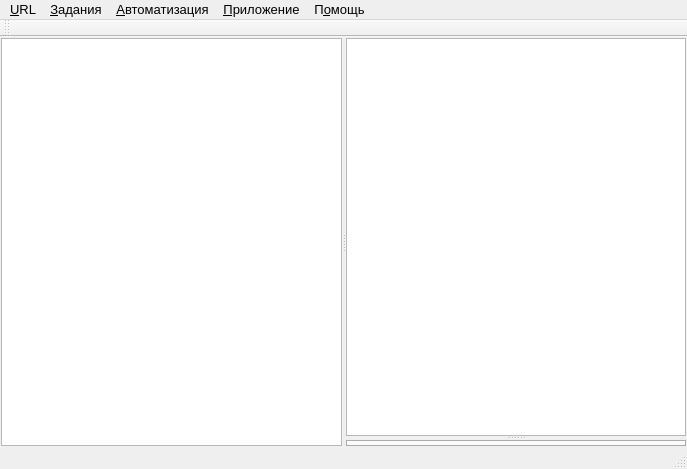
<?xml version="1.0" encoding="UTF-8"?>
<ui version="4.0">
 <class>REXWindow</class>
 <widget class="QMainWindow" name="REXWindow">
  <property name="geometry">
   <rect>
    <x>0</x>
    <y>0</y>
    <width>687</width>
    <height>469</height>
   </rect>
  </property>
  <property name="windowTitle">
   <string>REXLoader</string>
  </property>
  <property name="windowIcon">
   <iconset resource="resources.qrc">
    <normaloff>:/appimages/trayicon.png</normaloff>:/appimages/trayicon.png</iconset>
  </property>
  <widget class="QWidget" name="centralWidget">
   <layout class="QVBoxLayout" name="verticalLayout">
    <property name="spacing">
     <number>1</number>
    </property>
    <property name="margin">
     <number>1</number>
    </property>
    <item>
     <widget class="QSplitter" name="splitter_2">
      <property name="autoFillBackground">
       <bool>true</bool>
      </property>
      <property name="orientation">
       <enum>Qt::Horizontal</enum>
      </property>
      <widget class="QTreeView" name="treeView">
       <property name="acceptDrops">
        <bool>true</bool>
       </property>
       <property name="showDropIndicator" stdset="0">
        <bool>true</bool>
       </property>
       <property name="dragEnabled">
        <bool>true</bool>
       </property>
       <property name="dragDropOverwriteMode">
        <bool>true</bool>
       </property>
       <property name="dragDropMode">
        <enum>QAbstractItemView::DragDrop</enum>
       </property>
       <property name="defaultDropAction">
        <enum>Qt::MoveAction</enum>
       </property>
       <property name="verticalScrollMode">
        <enum>QAbstractItemView::ScrollPerPixel</enum>
       </property>
      </widget>
      <widget class="QSplitter" name="splitter">
       <property name="orientation">
        <enum>Qt::Vertical</enum>
       </property>
       <widget class="TableView" name="tableView">
        <property name="verticalScrollMode">
         <enum>QAbstractItemView::ScrollPerPixel</enum>
        </property>
        <property name="horizontalScrollMode">
         <enum>QAbstractItemView::ScrollPerPixel</enum>
        </property>
        <property name="wordWrap">
         <bool>false</bool>
        </property>
        <attribute name="verticalHeaderVisible">
         <bool>false</bool>
        </attribute>
        <attribute name="verticalHeaderDefaultSectionSize">
         <number>25</number>
        </attribute>
       </widget>
       <widget class="QTabWidget" name="tabWidget">
        <property name="tabPosition">
         <enum>QTabWidget::South</enum>
        </property>
        <property name="currentIndex">
         <number>-1</number>
        </property>
       </widget>
      </widget>
     </widget>
    </item>
   </layout>
  </widget>
  <widget class="QMenuBar" name="menuBar">
   <property name="geometry">
    <rect>
     <x>0</x>
     <y>0</y>
     <width>687</width>
     <height>22</height>
    </rect>
   </property>
   <property name="styleSheet">
    <string notr="true">QMenuBar 
{
Font-size: 13px;
}</string>
   </property>
   <widget class="QMenu" name="menuURL">
    <property name="title">
     <string>&amp;URL</string>
    </property>
    <addaction name="actionAdd_URL"/>
    <addaction name="actionDelURL"/>
    <addaction name="separator"/>
    <addaction name="actionDelURLFiles"/>
    <addaction name="separator"/>
    <addaction name="actionImportURL"/>
   </widget>
   <widget class="QMenu" name="menu">
    <property name="title">
     <string>&amp;Задания</string>
    </property>
    <widget class="QMenu" name="menu_7">
     <property name="title">
      <string>Установить приоритет</string>
     </property>
     <addaction name="actionPVeryLow"/>
     <addaction name="actionPLow"/>
     <addaction name="actionPNormal"/>
     <addaction name="actionPHight"/>
     <addaction name="actionPVeryHight"/>
    </widget>
    <widget class="QMenu" name="menu_6">
     <property name="title">
      <string>Скорость загрузки</string>
     </property>
     <addaction name="actionVeryLow"/>
     <addaction name="actionLow"/>
     <addaction name="actionNormal"/>
     <addaction name="actionHight"/>
    </widget>
    <addaction name="actionStart"/>
    <addaction name="actionStop"/>
    <addaction name="actionStartAll"/>
    <addaction name="actionStopAll"/>
    <addaction name="actionRedownload"/>
    <addaction name="separator"/>
    <addaction name="menu_6"/>
    <addaction name="separator"/>
    <addaction name="menu_7"/>
    <addaction name="separator"/>
    <addaction name="actionOpenTask"/>
    <addaction name="actionOpenDir"/>
    <addaction name="separator"/>
    <addaction name="actionTaskPropert"/>
   </widget>
   <widget class="QMenu" name="menu_2">
    <property name="title">
     <string>&amp;Автоматизация</string>
    </property>
    <widget class="QMenu" name="menu_3">
     <property name="title">
      <string>По завершении заданий</string>
     </property>
     <addaction name="actionPoweroff"/>
     <addaction name="actionHibernate"/>
     <addaction name="actionSuspend"/>
    </widget>
    <addaction name="actionSchedule"/>
    <addaction name="menu_3"/>
   </widget>
   <widget class="QMenu" name="menu_4">
    <property name="title">
     <string>&amp;Приложение</string>
    </property>
    <addaction name="actionpluginsShow"/>
    <addaction name="separator"/>
    <addaction name="actionAppSettings"/>
   </widget>
   <widget class="QMenu" name="menu_5">
    <property name="title">
     <string>П&amp;омощь</string>
    </property>
    <addaction name="actionHelp"/>
    <addaction name="actionOnlineHelp"/>
    <addaction name="separator"/>
    <addaction name="actionAbout"/>
    <addaction name="actionAboutQt"/>
   </widget>
   <addaction name="menuURL"/>
   <addaction name="menu"/>
   <addaction name="menu_2"/>
   <addaction name="menu_4"/>
   <addaction name="menu_5"/>
  </widget>
  <widget class="QToolBar" name="mainToolBar">
   <property name="minimumSize">
    <size>
     <width>0</width>
     <height>0</height>
    </size>
   </property>
   <property name="windowTitle">
    <string>Панель инструментов</string>
   </property>
   <property name="movable">
    <bool>true</bool>
   </property>
   <property name="iconSize">
    <size>
     <width>24</width>
     <height>24</height>
    </size>
   </property>
   <property name="floatable">
    <bool>false</bool>
   </property>
   <attribute name="toolBarArea">
    <enum>TopToolBarArea</enum>
   </attribute>
   <attribute name="toolBarBreak">
    <bool>false</bool>
   </attribute>
  </widget>
  <widget class="QStatusBar" name="statusBar">
   <property name="maximumSize">
    <size>
     <width>16777215</width>
     <height>26</height>
    </size>
   </property>
  </widget>
  <action name="actionAdd_URL">
   <property name="icon">
    <iconset resource="resources.qrc">
     <normaloff>:/appimages/add_48x48.png</normaloff>:/appimages/add_48x48.png</iconset>
   </property>
   <property name="text">
    <string>Добавить URL</string>
   </property>
   <property name="shortcut">
    <string>Ins</string>
   </property>
  </action>
  <action name="actionDelURL">
   <property name="icon">
    <iconset resource="resources.qrc">
     <normaloff>:/appimages/delete_48x48.png</normaloff>:/appimages/delete_48x48.png</iconset>
   </property>
   <property name="text">
    <string>Удалить URL</string>
   </property>
   <property name="shortcut">
    <string>Del</string>
   </property>
  </action>
  <action name="actionStart">
   <property name="icon">
    <iconset resource="resources.qrc">
     <normaloff>:/appimages/start_48x48.png</normaloff>:/appimages/start_48x48.png</iconset>
   </property>
   <property name="text">
    <string>Запустить</string>
   </property>
  </action>
  <action name="actionStop">
   <property name="icon">
    <iconset resource="resources.qrc">
     <normaloff>:/appimages/pause_48x48.png</normaloff>:/appimages/pause_48x48.png</iconset>
   </property>
   <property name="text">
    <string>Приостановить</string>
   </property>
  </action>
  <action name="actionStartAll">
   <property name="icon">
    <iconset resource="resources.qrc">
     <normaloff>:/appimages/start_all_48x48.png</normaloff>:/appimages/start_all_48x48.png</iconset>
   </property>
   <property name="text">
    <string>Запустить все</string>
   </property>
  </action>
  <action name="actionStopAll">
   <property name="icon">
    <iconset resource="resources.qrc">
     <normaloff>:/appimages/pause_all_48x8.png</normaloff>:/appimages/pause_all_48x8.png</iconset>
   </property>
   <property name="text">
    <string>Приостановить все</string>
   </property>
  </action>
  <action name="actionTaskPropert">
   <property name="text">
    <string>Свойства задания</string>
   </property>
  </action>
  <action name="actionSchedule">
   <property name="text">
    <string>Расписание</string>
   </property>
  </action>
  <action name="actionPoweroff">
   <property name="checkable">
    <bool>true</bool>
   </property>
   <property name="text">
    <string>Выключить компьютер</string>
   </property>
  </action>
  <action name="actionpluginsShow">
   <property name="text">
    <string>Плагины</string>
   </property>
  </action>
  <action name="actionAppSettings">
   <property name="icon">
    <iconset resource="resources.qrc">
     <normaloff>:/appimages/settings.png</normaloff>:/appimages/settings.png</iconset>
   </property>
   <property name="text">
    <string>Настройки приложения</string>
   </property>
  </action>
  <action name="actionHelp">
   <property name="text">
    <string>Помощь по программе</string>
   </property>
   <property name="shortcut">
    <string>F1</string>
   </property>
  </action>
  <action name="actionOnlineHelp">
   <property name="text">
    <string>On-line руководства</string>
   </property>
  </action>
  <action name="actionAbout">
   <property name="text">
    <string>О программе</string>
   </property>
  </action>
  <action name="actionAboutQt">
   <property name="text">
    <string>О Qt</string>
   </property>
  </action>
  <action name="actionDelURLFiles">
   <property name="text">
    <string>Удалить URL и файл</string>
   </property>
   <property name="shortcut">
    <string>Shift+Del</string>
   </property>
  </action>
  <action name="actionVeryLow">
   <property name="checkable">
    <bool>true</bool>
   </property>
   <property name="text">
    <string>Очень низкая</string>
   </property>
  </action>
  <action name="actionLow">
   <property name="checkable">
    <bool>true</bool>
   </property>
   <property name="text">
    <string>Низкая</string>
   </property>
  </action>
  <action name="actionNormal">
   <property name="checkable">
    <bool>true</bool>
   </property>
   <property name="text">
    <string>Средняя</string>
   </property>
  </action>
  <action name="actionHight">
   <property name="checkable">
    <bool>true</bool>
   </property>
   <property name="text">
    <string>Высокая</string>
   </property>
  </action>
  <action name="actionOpenDir">
   <property name="text">
    <string>Открыть папку</string>
   </property>
   <property name="toolTip">
    <string>Открывает папку, в которой сохранен данный объект</string>
   </property>
  </action>
  <action name="actionOpenTask">
   <property name="text">
    <string>Открыть/Запустить</string>
   </property>
   <property name="toolTip">
    <string>Открывает или запускает скачанный файл средствами операционной системы</string>
   </property>
  </action>
  <action name="actionPVeryLow">
   <property name="checkable">
    <bool>true</bool>
   </property>
   <property name="icon">
    <iconset resource="resources.qrc">
     <normaloff>:/appimages/pverylow_16x16.png</normaloff>:/appimages/pverylow_16x16.png</iconset>
   </property>
   <property name="text">
    <string>Самый низкий</string>
   </property>
  </action>
  <action name="actionPLow">
   <property name="checkable">
    <bool>true</bool>
   </property>
   <property name="icon">
    <iconset resource="resources.qrc">
     <normaloff>:/appimages/plow_16x16.png</normaloff>:/appimages/plow_16x16.png</iconset>
   </property>
   <property name="text">
    <string>Низкий</string>
   </property>
  </action>
  <action name="actionPNormal">
   <property name="checkable">
    <bool>true</bool>
   </property>
   <property name="icon">
    <iconset resource="resources.qrc">
     <normaloff>:/appimages/pnormal_16x16.png</normaloff>:/appimages/pnormal_16x16.png</iconset>
   </property>
   <property name="text">
    <string>Средний</string>
   </property>
  </action>
  <action name="actionPHight">
   <property name="checkable">
    <bool>true</bool>
   </property>
   <property name="icon">
    <iconset resource="resources.qrc">
     <normaloff>:/appimages/phight_16x16.png</normaloff>:/appimages/phight_16x16.png</iconset>
   </property>
   <property name="text">
    <string>Высокий</string>
   </property>
  </action>
  <action name="actionPVeryHight">
   <property name="checkable">
    <bool>true</bool>
   </property>
   <property name="icon">
    <iconset resource="resources.qrc">
     <normaloff>:/appimages/pveryhight_16x16.png</normaloff>:/appimages/pveryhight_16x16.png</iconset>
   </property>
   <property name="text">
    <string>Очень высокий</string>
   </property>
  </action>
  <action name="actionRedownload">
   <property name="text">
    <string>Перезакачать</string>
   </property>
  </action>
  <action name="actionImportURL">
   <property name="text">
    <string>Импорт URL</string>
   </property>
  </action>
  <action name="actionAddCategory">
   <property name="text">
    <string>Создать категорию</string>
   </property>
  </action>
  <action name="actionDeleteCategory">
   <property name="text">
    <string>Удалить категорию</string>
   </property>
  </action>
  <action name="actionCatProperties">
   <property name="text">
    <string>Свойства</string>
   </property>
  </action>
  <action name="actionOneTask">
   <property name="checkable">
    <bool>true</bool>
   </property>
   <property name="text">
    <string>1</string>
   </property>
  </action>
  <action name="actionTwoTasks">
   <property name="checkable">
    <bool>true</bool>
   </property>
   <property name="text">
    <string>2</string>
   </property>
  </action>
  <action name="actionThreeTasks">
   <property name="checkable">
    <bool>true</bool>
   </property>
   <property name="text">
    <string>3</string>
   </property>
  </action>
  <action name="actionFourTasks">
   <property name="checkable">
    <bool>true</bool>
   </property>
   <property name="text">
    <string>4</string>
   </property>
  </action>
  <action name="actionFiveTasks">
   <property name="checkable">
    <bool>true</bool>
   </property>
   <property name="text">
    <string>5</string>
   </property>
  </action>
  <action name="actionHibernate">
   <property name="checkable">
    <bool>true</bool>
   </property>
   <property name="text">
    <string>Гибернация</string>
   </property>
  </action>
  <action name="actionSuspend">
   <property name="checkable">
    <bool>true</bool>
   </property>
   <property name="text">
    <string>Ждущий режим</string>
   </property>
  </action>
 </widget>
 <layoutdefault spacing="6" margin="11"/>
 <customwidgets>
  <customwidget>
   <class>TableView</class>
   <extends>QTableView</extends>
   <header>tableview.h</header>
  </customwidget>
 </customwidgets>
 <resources>
  <include location="resources.qrc"/>
 </resources>
 <connections/>
</ui>
